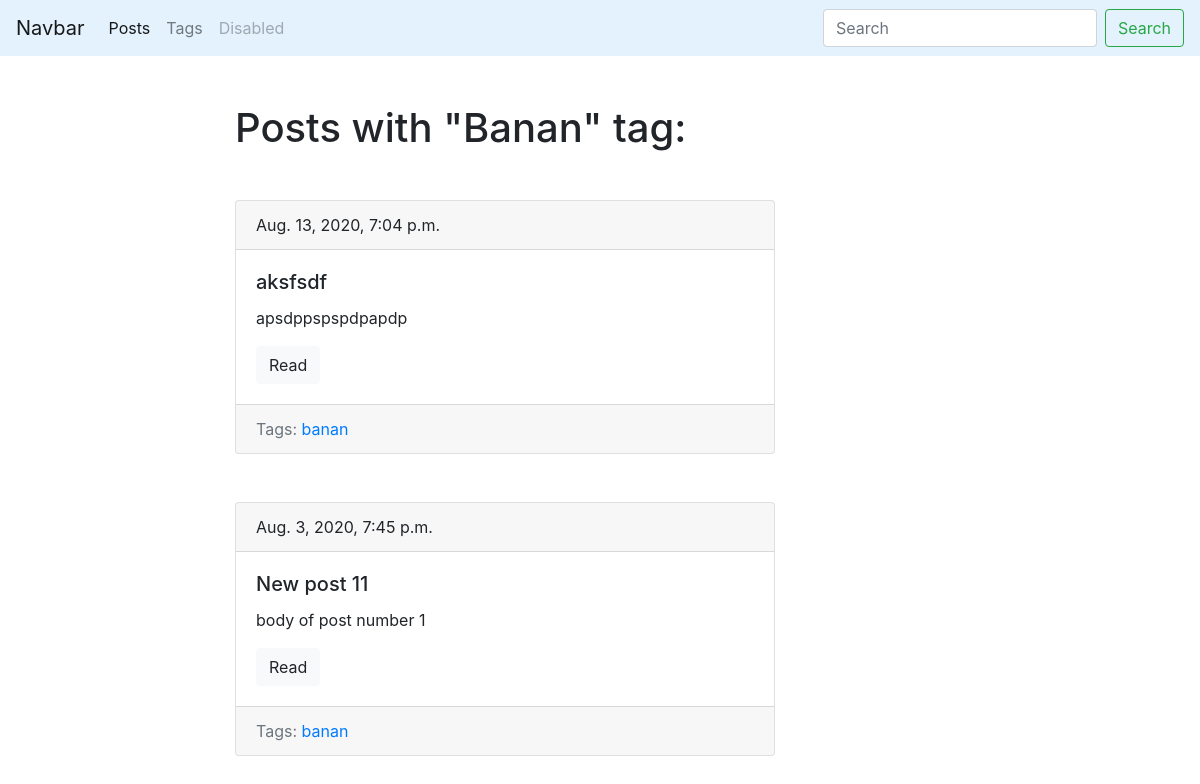
The page /blog/tag/banan/ on the database its author committed.
### blog/models.py (models this page shows, shortened)
class Tag(models.Model):
    title = models.CharField(max_length=50)
    slug = models.SlugField(max_length=150, unique=True)
    def get_absolute_url(self):
        return reverse('tag_detail_url', kwargs={'slug': self.slug})
    class Meta:
        ordering = ['title']

class Post(models.Model):
    title = models.CharField(max_length=150, db_index=True) #db_index - делает индекс каждому полю
    slug = models.SlugField(max_length=150, blank=True, unique=True)    #unique - делает каждое поле уникальным
    body = models.TextField(blank=True, db_index=True)      #blank=True - позволяет оставлять поле пустым
    tags = models.ManyToManyField('Tag', blank=True, related_name='posts') #related_name - для связи с классом Tag будет использоваться 'posts'
    date_pub = models.DateTimeField(auto_now_add=True)
    def get_absolute_url(self):
        return reverse('post_detail_url', kwargs={'slug': self.slug})  # возвращает ссылку на конкретный пост
    class Meta:
        ordering = ['-date_pub']

### blog/views.py (the view)
# urls.py: path('tag/<str:slug>/', TagDetail.as_view(), name='tag_detail_url'),
class TagDetail(ObjectDetailMixin, View):
    model = Tag
    template = 'blog/tag_detail.html'

### blog/utils.py (called while the page is built)
    def get(self, request, slug):
        obj = get_object_or_404(self.model, slug__iexact=slug)  #Вoзвращает на странице ошибку 404 если переходишь по несуществующему адресу
        return render(request, self.template, context={self.model.__name__.lower(): obj, 'admin_object': obj, 'detail': True})

### blog/templates/blog/tag_detail.html (shortened to what this page needs)
{% extends 'blog/base_block.html' %}
{% block content %}
    <h1 class="mb-5">Posts with "{{ tag.title|title }}" tag:</h1>
    {% for post in tag.posts.all %}
		{% include 'blog/includes/post_card_template.html' %}
    {% endfor %}
{% endblock %}

### blog/templates/blog/includes/post_card_template.html
<div class="card mb-5">
  	<div class="card-header">
    	{{ post.date_pub }}
  	</div>
  	<div class="card-body">
   		<h5 class="card-title">{{ post.title }}</h5>
    	<p class="card-text">{{ post.body|truncatewords:15 }}</p>
    	<a href="{{ post.get_absolute_url }}" class="btn btn-light">Read</a>
  	</div>
  	<div class="card-footer text-muted">
    	Tags:
    	{% for tag in post.tags.all %}
			<a href="{{ tag.get_absolute_url }}"> {{ tag.title }} </a>
    	{% endfor %}
  	</div>
</div>

### rows shown on the page
Tag: title "Banan", title "banan"
Post: date_pub "Aug. 13, 2020, 7:04 p.m.", title "aksfsdf", body "apsdppspspdpapdp"
Post: date_pub "Aug. 3, 2020, 7:45 p.m.", title "New post 11", body "body of post number 1"
